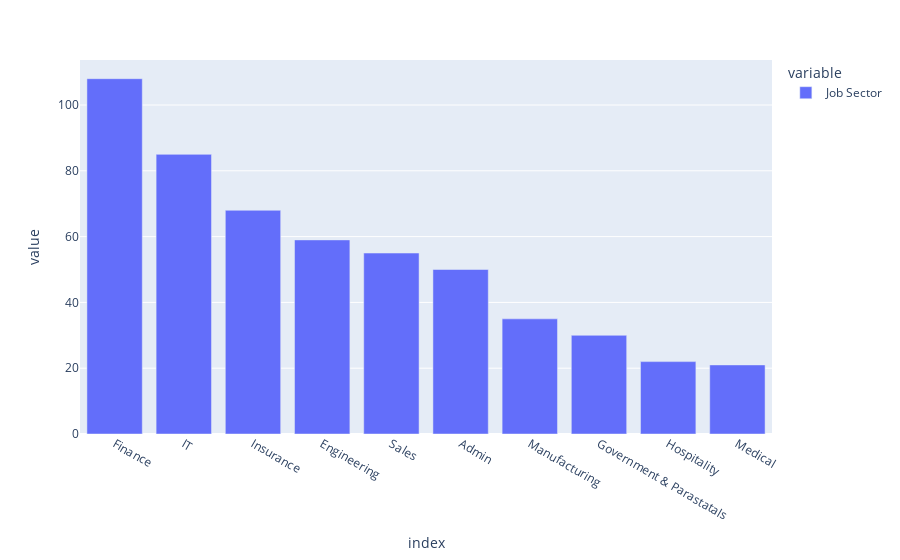

Notebook code cell kept with this figure:
### Code cell
fig1.show()

### Figure 1 — Plotly figure (JSON) as saved in the notebook; plotly's stock layout.template omitted (floating-point values rounded to 4 significant figures)
{"data": [{"alignmentgroup": "True", "hovertemplate": "variable=Job Sector<br>index=%{x}<br>value=%{y}<extra></extra>", "legendgroup": "Job Sector", "marker": {"color": "#636efa", "pattern": {"shape": ""}}, "name": "Job Sector", "offsetgroup": "Job Sector", "orientation": "v", "showlegend": true, "textposition": "auto", "type": "bar", "x": ["Finance", "IT", "Insurance", "Engineering", "Sales", "Admin", "Manufacturing", "Government & Parastatals", "Hospitality", "Medical"], "xaxis": "x", "y": [108, 85, 68, 59, 55, 50, 35, 30, 22, 21], "yaxis": "y"}], "layout": {"barmode": "relative", "legend": {"title": {"text": "variable"}, "tracegroupgap": 0}, "margin": {"t": 60}, "xaxis": {"anchor": "y", "domain": [0, 1], "title": {"text": "index"}}, "yaxis": {"anchor": "x", "domain": [0, 1], "title": {"text": "value"}}}}
